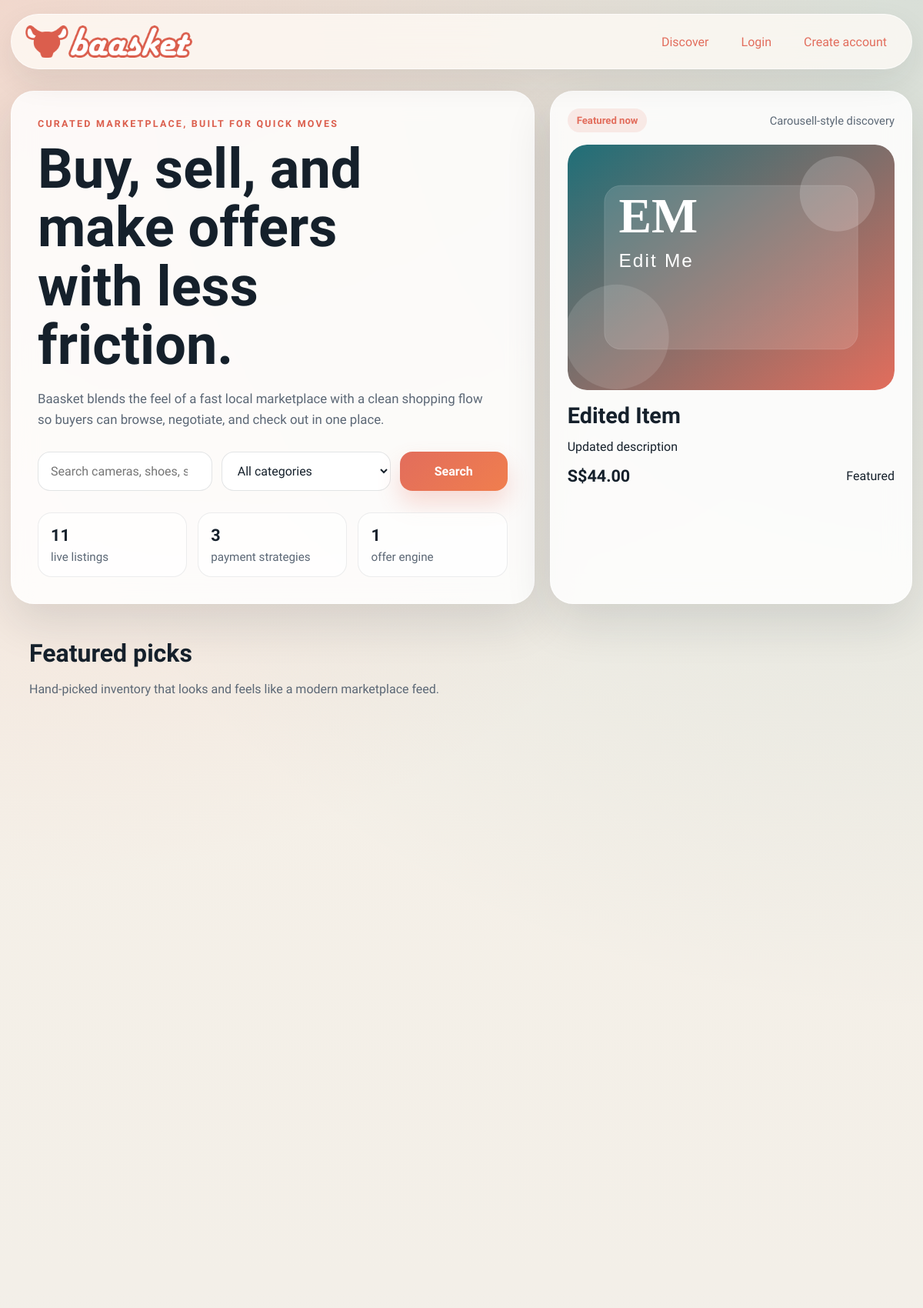
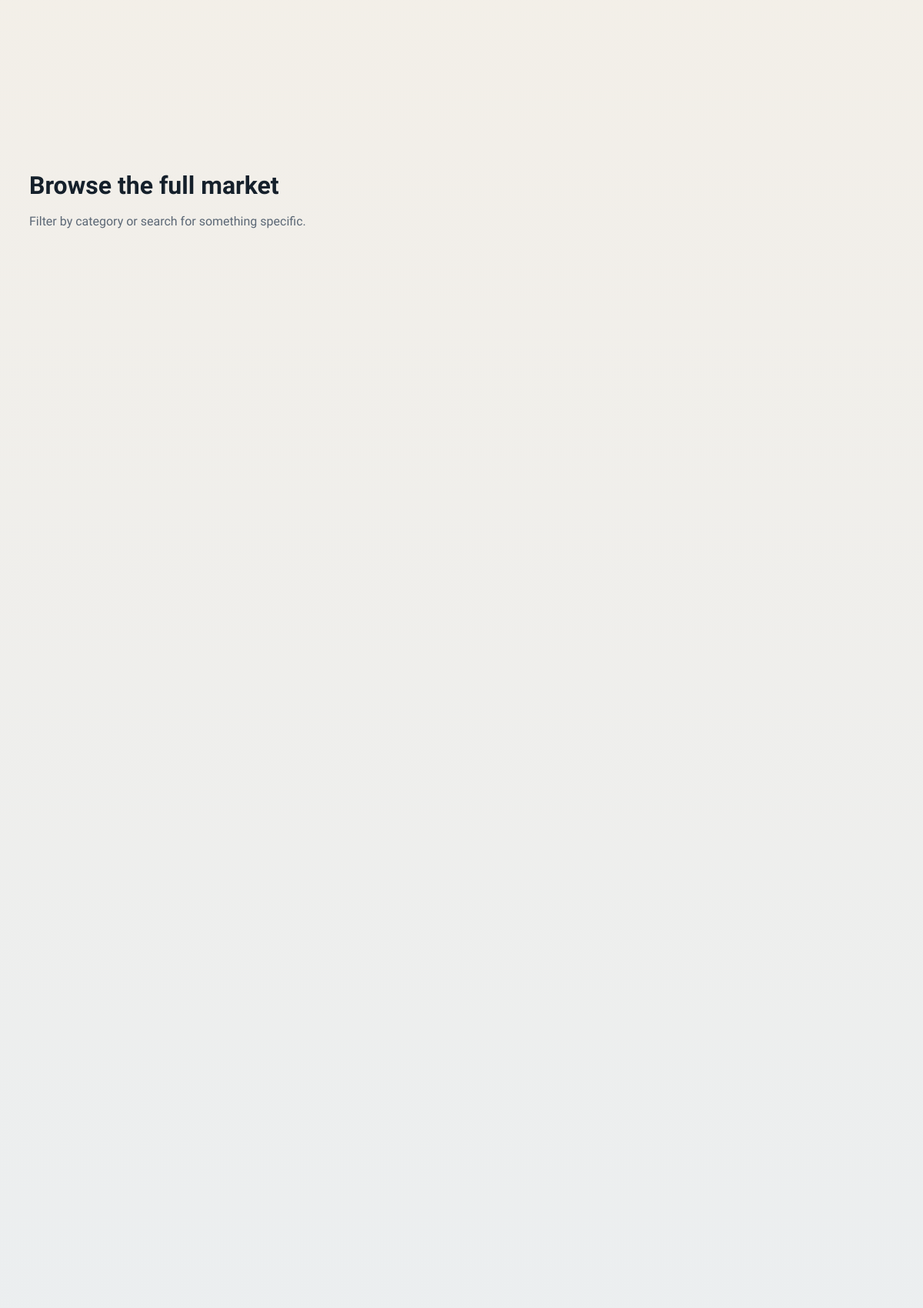
The page / (upper part) on the database its author committed (2 pictures, top to bottom).
### models.py (models this page shows, shortened)
class ListingModel(db.Model):
    id = db.Column(db.Integer, primary_key=True)
    seller_id = db.Column(db.Integer, db.ForeignKey("user.id"), nullable=False, index=True)
    title = db.Column(db.String(140), nullable=False, index=True)
    category = db.Column(db.String(80), nullable=False, index=True)
    price = db.Column(db.Numeric(10, 2), nullable=False)
    condition = db.Column(db.String(80), nullable=False)
    location = db.Column(db.String(80), nullable=False)
    description = db.Column(db.Text, nullable=False)
    kind = db.Column(db.String(20), nullable=False, default="standard")
    image_path = db.Column(db.String(255), nullable=False, default="")
    seed_image_data = db.Column(db.Text, nullable=False, default="")
    tags_csv = db.Column(db.Text, nullable=False, default="")
    created_at = db.Column(db.DateTime, nullable=False, default=datetime.utcnow, index=True)
    quantity = db.Column(db.Integer, nullable=False, default=1)
    sku = db.Column(db.String(64), nullable=True, default="")
    is_active = db.Column(db.Boolean, nullable=False, default=True)
    offers = db.relationship("Offer", backref="listing", lazy=True, cascade="all, delete-orphan")
    @property
    def badge(self) -> str:
        return {
            "featured": "Featured",
            "fresh": "Just In",
            "limited": "Limited Stock",
        }.get(self.kind, "Top Pick")
    @property
    def seller_name(self) -> str:
        return self.seller.username if self.seller else "Unknown seller"
    @property
    def image_data(self) -> str:
        if self.image_path:
            return f"/static/{self.image_path}"
        return self.seed_image_data or "/static/assets/logo/baasket_logo.png"

### main.py (the view)
	@app.get("/")
	def index() -> str:
		search = request.args.get("q", "").strip()
		category = request.args.get("category", "").strip()
		listings = _search_listings(search=search, category=category)
		return render_template(
			"index.html",
			title="Baasket | Marketplace",
			search=search,
			category=category,
			listings=listings,
			featured=_featured_listings(limit=4),
			categories=tuple(sorted({listing.category for listing in Item.query.all()})),
			activity_feed=offer_board.recent_activity(limit=5),
			listing_count=Item.query.count(),
		)

### main.py (called while the page is built, shortened)
def _money(value: object) -> str:
	amount = Decimal(str(value))
	return f"S${amount:,.2f}"

def _sort_kind_expression():
	return case(
		(Item.kind == "featured", 0),
		(Item.kind == "fresh", 1),
		(Item.kind == "limited", 2),
		else_=3,
	)

def _search_listings(search: str = "", category: str = "") -> list[Item]:
	query = Item.query
	if category:
		query = query.filter(Item.category == category)
	return query.order_by(_sort_kind_expression(), Item.created_at.desc()).all()

def _featured_listings(limit: int = 4) -> list[Item]:
	return (
		Item.query.order_by(_sort_kind_expression(), Item.created_at.desc())
		.limit(limit)
		.all()
	)

### models.py (called while the page is built)
    @property
    def buyer_display(self) -> str:
        return self.buyer.username if getattr(self, "buyer", None) else "Unknown buyer"

    @property
    def amount_label(self) -> str:
        return f"S${Decimal(self.amount):,.2f}"

### offers.py (called while the page is built)
    def recent_activity(self, limit: int = 5) -> tuple[dict[str, object], ...]:
        recent_offers = (
            Offer.query.join(Item, Offer.listing_id == Item.id)
            .order_by(Offer.created_at.desc())
            .limit(limit)
            .all()
        )
        return tuple(
            {
                "listing_id": offer.listing_id,
                "headline": f"Offer on {offer.listing.title}",
                "detail": f"{offer.buyer_display} submitted {offer.amount_label}.",
                "timestamp": offer.created_at,
            }
            for offer in recent_offers
        )

### payment.py (called while the page is built)
    def options(self) -> tuple[dict[str, object], ...]:
        return tuple(
            {
                "code": strategy.code,
                "label": strategy.label,
                "fee_rate": getattr(strategy, "fee_rate", Decimal("0.00")),
            }
            for strategy in self._strategies.values()
        )

### templates/index.html (shortened to what this page needs)
{% extends "base.html" %}
{% block content %}
<section class="hero reveal" data-reveal>
  <div class="hero-copy">
    <p class="eyebrow">Curated marketplace, built for quick moves</p>
    <h1>Buy, sell, and make offers with less friction.</h1>
    <p class="hero-text">
      Baasket blends the feel of a fast local marketplace with a clean shopping flow so buyers can browse, negotiate,
      and check out in one place.
    </p>
    <form class="search-bar" method="get" action="{{ url_for('index') }}">
      <input type="search" name="q" value="{{ search }}" placeholder="Search cameras, shoes, scooters...">
      <select name="category">
        <option value="">All categories</option>
      </select>
      <button type="submit">Search</button>
    </form>
    <div class="hero-stats">
      <article>
        <strong>{{ listing_count }}</strong>
        <span>live listings</span>
      </article>
      <article>
        <strong>{{ payment_methods|length }}</strong>
        <span>payment strategies</span>
      </article>
      <article>
        <strong>1</strong>
        <span>offer engine</span>
      </article>
    </div>
  </div>
  <div class="hero-card reveal" data-reveal>
    <div class="hero-card-top">
      <span class="badge">Featured now</span>
      <span class="subtle">Carousell-style discovery</span>
    </div>
    {% if featured %}
      <img src="{{ featured[0].image_data }}" alt="{{ featured[0].title }}" class="hero-preview">
      <h2>{{ featured[0].title }}</h2>
      <p>{{ featured[0].description }}</p>
            <div class="price-row">
              <strong>{{ featured[0].price|money }}</strong>
              <span>{{ featured[0].badge }}</span>
            </div>
    {% endif %}
  </div>
</section>
<section class="grid-layout">
  <div class="section-block">
    <div class="section-heading">
      <div>
        <h2>Featured picks</h2>
        <p>Hand-picked inventory that looks and feels like a modern marketplace feed.</p>
      </div>
    </div>
    <div class="listing-grid">
    </div>
  </div>
</section>
<section class="section-block">
  <div class="section-heading">
    <div>
      <h2>Browse the full market</h2>
      <p>Filter by category or search for something specific.</p>
    </div>
  </div>
  <div class="listing-grid compact-grid">
  </div>
</section>
{% endblock %}

### rows shown on the page
ListingModel: title "Edited Item", description "Updated description", price "S$44.00", kind "Featured"

### other values the page prints
{{ listing_count }} "11"
{{ payment_methods|length }} "3"
